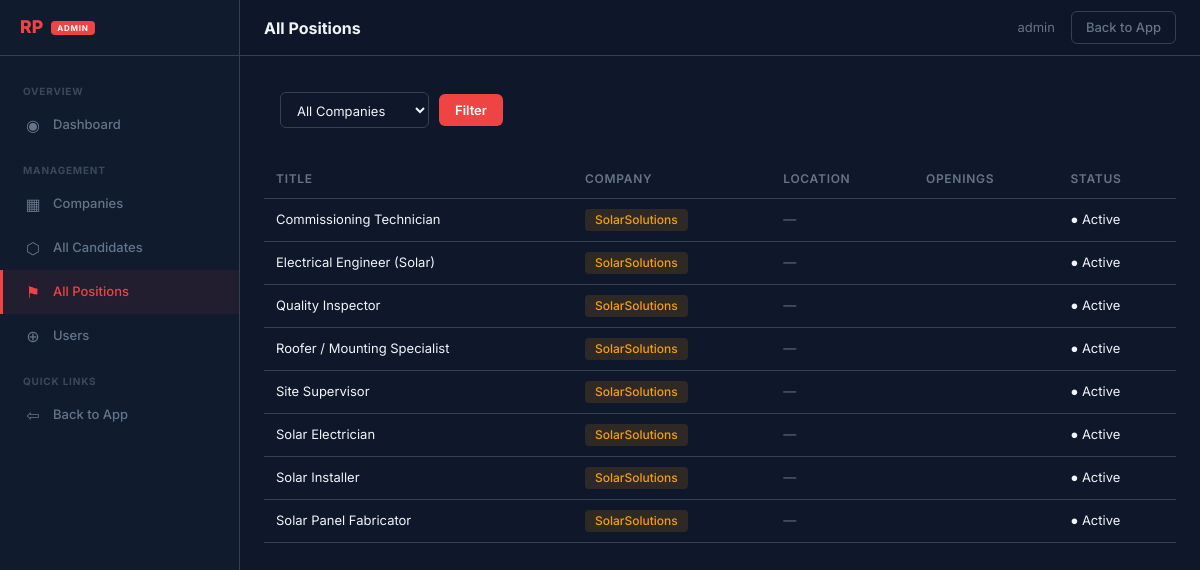
The page /adminpanel/positions/ (signed in) on the database its author committed.
### api/models.py (models this page shows, shortened)
class JobPosition(models.Model):
    company = models.ForeignKey(Company, on_delete=models.CASCADE, related_name='job_positions')
    title = models.CharField('Job Title', max_length=200)
    description = models.TextField('Job Description', blank=True)
    base_salary = models.DecimalField('Base Salary ($)', max_digits=10, decimal_places=2, null=True, blank=True)
    hourly_rate = models.DecimalField('Per Hour ($)', max_digits=8, decimal_places=2, null=True, blank=True)
    location = models.CharField('Location', max_length=200, blank=True)
    requirements = models.TextField('Requirements', blank=True)
    is_active = models.BooleanField('Active', default=True)
    created_at = models.DateTimeField(auto_now_add=True)
    class Meta:
        ordering = ['title']
        unique_together = ('company', 'title')
        verbose_name = 'Job Position'
        verbose_name_plural = 'Job Positions'

class Company(models.Model):
    name = models.CharField('Company Name', max_length=200)
    slug = models.SlugField('Slug', max_length=100, unique=True, help_text='Used in URL: /slug/...')
    brand_color = models.CharField('Brand Color', max_length=7, default='#f59e0b', help_text='Hex color for branding')
    logo_url = models.URLField('Logo URL', blank=True)
    logo = models.ImageField('Logo', upload_to='company_logos/', blank=True)
    is_active = models.BooleanField('Active', default=True)
    created_at = models.DateTimeField(auto_now_add=True)
    class Meta:
        verbose_name = 'Company'
        verbose_name_plural = 'Companies'

### adminpanel/views.py (the view)
# urls.py: path('adminpanel/positions/', admin_views.super_positions, name='super_positions'),
@super_login_required
def super_positions(request):
    company_filter = request.GET.get('company', '')
    positions = JobPosition.objects.select_related('company')
    if company_filter:
        positions = positions.filter(company__slug=company_filter)
    positions = positions.order_by('company__name', 'title')
    companies = Company.objects.filter(is_active=True)
    return render(request, 'adminpanel/super/positions.html', {
        'positions': positions,
        'companies': companies,
        'company_filter': company_filter,
    })

### adminpanel/views.py (called while the page is built)
def super_login_required(view_func):
    @wraps(view_func)
    def wrapper(request, *args, **kwargs):
        if not request.user.is_authenticated:
            return redirect('landing')
        if not request.user.is_superuser:
            raise Http404('Super admin access required')
        return view_func(request, *args, **kwargs)
    return wrapper

### adminpanel/templates/adminpanel/super/positions.html (shortened to what this page needs)
{% extends 'adminpanel/super/super_base.html' %}
{% block page_title %}All Positions{% endblock %}
{% block content %}
<div class="stat-card" style="padding: 16px;">
  <form method="get" class="filter-bar">
    <select name="company">
      <option value="">All Companies</option>
    </select>
    <button type="submit">Filter</button>
  </form>
</div>
<div class="stat-card" style="padding: 0; overflow-x: auto;">
  <table>
    <thead><tr><th>Title</th><th>Company</th><th>Location</th><th>Openings</th><th>Status</th></tr></thead>
    <tbody>
      {% for p in positions %}
      <tr>
        <td>{{ p.title }}</td>
        <td><span class="company-badge" style="background: {{ p.company.brand_color }}22; color: {{ p.company.brand_color }};">{{ p.company.name }}</span></td>
        <td style="color: var(--color-text-muted);">{{ p.location|default:'—' }}</td>
        <td>{{ p.openings }}</td>
        <td>{% if p.is_active %}● Active{% else %}○ Inactive{% endif %}</td>
      </tr>
      {% empty %}
      <tr><td colspan="5" style="color: var(--color-text-muted); text-align: center; padding: 20px;">No positions found.</td></tr>
      {% endfor %}
    </tbody>
  </table>
</div>
{% endblock %}

### adminpanel/templates/adminpanel/super/super_base.html (shortened to what this page needs)
<!doctype html>
<html lang="en">
<head>
</head>
<body>
  <div class="sidebar">
    <div class="sidebar-logo">
      RP<span class="badge">Admin</span>
    </div>
    <nav class="sidebar-nav">
      <div class="nav-label">Overview</div>
      <a href="{% url 'super_dashboard' %}" class="{% if request.resolver_match.url_name == 'super_dashboard' %}active{% endif %}">
        <span class="nav-icon">◉</span> Dashboard
      </a>
      <div class="nav-label">Management</div>
      <a href="{% url 'super_companies' %}" class="">
        <span class="nav-icon">▦</span> Companies
      </a>
      <a href="{% url 'super_candidates' %}" class="{% if request.resolver_match.url_name == 'super_candidates' %}active{% endif %}">
        <span class="nav-icon">⬡</span> All Candidates
      </a>
      <a href="{% url 'super_positions' %}" class="{% if request.resolver_match.url_name == 'super_positions' %}active{% endif %}">
        <span class="nav-icon">⚑</span> All Positions
      </a>
      <a href="{% url 'super_users' %}" class="{% if request.resolver_match.url_name == 'super_users' or request.resolver_match.url_name == 'super_user_create' %}active{% endif %}">
        <span class="nav-icon">⊕</span> Users
      </a>
      <div class="nav-label">Quick Links</div>
      <a href="{% url 'landing' %}">
        <span class="nav-icon">⇦</span> Back to App
      </a>
    </nav>
  </div>
  <div class="header">
    <div class="header-title">{% block page_title %}Super Admin{% endblock %}</div>
    <div class="header-right">
      <span>{{ user.get_username }}</span>
      <a href="{% url 'landing' %}">Back to App</a>
    </div>
  </div>
  <div class="main">
    <div class="main-content">
      {% block content %}{% endblock %}
    </div>
  </div>
</body>
</html>

### adminpanel/templates/adminpanel/super/super_base.html (style rules this page uses)
* { box-sizing: border-box; margin: 0; padding: 0; }
:root { --color-primary: #ef4444; --color-bg: #0f172a; --color-bg-card: #1e293b; --color-bg-sidebar: #111b2e; --color-border: #334155; --color-text: #f1f5f9; --color-text-muted: #64748b; --color-hover: #1e293b; --radius: 10px; --sidebar-w: 240px; --header-h: 56px; }
html, body { height: 100%; }
body { font-family: 'Inter', system-ui, sans-serif; background: var(--color-bg); color: var(--color-text); line-height: 1.5; font-size: 0.875rem; }
a { text-decoration: none; color: inherit; }
.header { position: fixed; top: 0; left: var(--sidebar-w); right: 0; height: var(--header-h); display: flex; align-items: center; justify-content: space-between; padding: 0 24px; border-bottom: 1px solid var(--color-border); background: rgba(15,23,42,0.85); backdrop-filter: blur(12px); z-index: 20; }
.header-title { font-weight: 700; font-size: 1rem; }
.header-right { display: flex; align-items: center; gap: 16px; }
.header-right span { color: var(--color-text-muted); font-size: 0.8125rem; }
.header-right a { padding: 6px 14px; font-size: 0.8125rem; font-family: inherit; font-weight: 500; color: var(--color-text-muted); background: transparent; border: 1px solid var(--color-border); border-radius: 6px; cursor: pointer; transition: 0.15s; }
.sidebar { position: fixed; top: 0; left: 0; width: var(--sidebar-w); height: 100%; background: var(--color-bg-sidebar); border-right: 1px solid var(--color-border); display: flex; flex-direction: column; z-index: 30; }
.sidebar-logo { height: var(--header-h); display: flex; align-items: center; padding: 0 20px; font-size: 1.1rem; font-weight: 800; color: var(--color-primary); border-bottom: 1px solid var(--color-border); gap: 8px; }
.sidebar-logo .badge { font-size: 0.5rem; font-weight: 700; text-transform: uppercase; letter-spacing: 0.1em; background: var(--color-primary); color: #fff; padding: 1px 6px; border-radius: 4px; }
.sidebar-nav { flex: 1; padding: 12px 0; overflow-y: auto; }
.sidebar-nav a, .sidebar-nav .nav-label { display: flex; align-items: center; gap: 10px; padding: 10px 20px; font-size: 0.8125rem; font-weight: 500; color: var(--color-text-muted); transition: 0.15s; border-left: 3px solid transparent; }
.sidebar-nav a.active { color: var(--color-primary); background: rgba(239,68,68,0.08); border-left-color: var(--color-primary); }
.sidebar-nav .nav-icon { width: 20px; text-align: center; font-size: 1rem; }
.sidebar-nav .nav-label { font-size: 0.625rem; font-weight: 700; text-transform: uppercase; letter-spacing: 0.08em; color: var(--color-text-muted); padding-top: 16px; padding-bottom: 4px; opacity: 0.5; }
.main { margin-left: var(--sidebar-w); padding-top: var(--header-h); min-height: 100vh; }
.main-content { padding: 20px 24px; }

### adminpanel/templates/adminpanel/super/positions.html (style rules this page uses)
.filter-bar { display: flex; align-items: center; gap: 10px; margin-bottom: 16px; }
.filter-bar select { padding: 8px 12px; border-radius: 6px; background: var(--color-bg); border: 1px solid var(--color-border); color: var(--color-text); font-family: inherit; font-size: 0.8125rem; }
.filter-bar button { padding: 8px 16px; background: var(--color-primary); color: #fff; border: none; border-radius: 6px; font-family: inherit; font-weight: 600; font-size: 0.8125rem; cursor: pointer; }
table { width: 100%; border-collapse: collapse; font-size: 0.8125rem; }
th { text-align: left; padding: 10px 12px; color: var(--color-text-muted); font-weight: 600; font-size: 0.75rem; text-transform: uppercase; letter-spacing: 0.06em; border-bottom: 1px solid var(--color-border); }
td { padding: 10px 12px; border-bottom: 1px solid var(--color-border); }
.company-badge { display: inline-block; padding: 2px 10px; border-radius: 4px; font-size: 0.75rem; font-weight: 500; }

### rows shown on the page
JobPosition: title "Commissioning Technician", company.name "SolarSolutions", location "—", is_active "● Active"
JobPosition: title "Electrical Engineer (Solar)", company.name "SolarSolutions", location "—", is_active "● Active"
JobPosition: title "Quality Inspector", company.name "SolarSolutions", location "—", is_active "● Active"
JobPosition: title "Roofer / Mounting Specialist", company.name "SolarSolutions", location "—", is_active "● Active"
JobPosition: title "Site Supervisor", company.name "SolarSolutions", location "—", is_active "● Active"
JobPosition: title "Solar Electrician", company.name "SolarSolutions", location "—", is_active "● Active"
JobPosition: title "Solar Installer", company.name "SolarSolutions", location "—", is_active "● Active"
JobPosition: title "Solar Panel Fabricator", company.name "SolarSolutions", location "—", is_active "● Active"

### other values the page prints
{{ user.get_username }} "admin"
